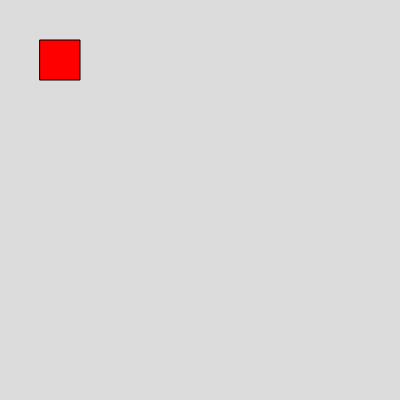
Frame 1 (no input)
Frame 60 (no input): identical to frame 1, image omitted
Frame 120 (the mouse pressed at the canvas centre since frame 60): identical to frame 1, image omitted

The p5.js sketch that drew this single still picture (run headless with seeded random() and noise() and a simulated clock; from frame 60 on, the mouse is pressed at the canvas centre):

// p5.js sketch
// ── sketch.js
function setup() {
  createCanvas(400, 400);
}

function draw() {
  background(220);
  fill(255,0,0); 
  rect(40,40,40,40); 
}
